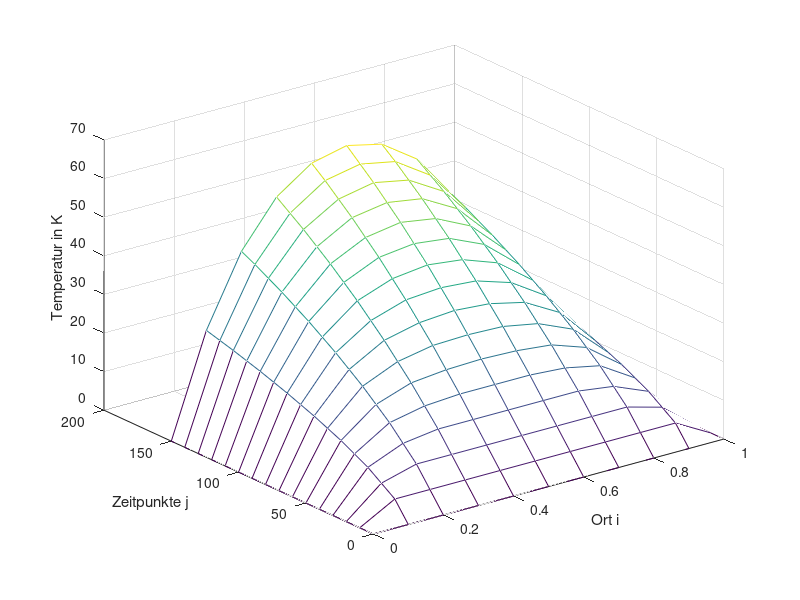

Write the MATLAB code that produced this figure.
dx = 0.1;
L = 1;
dt = 10;
tmax = 150;
Tstart = 0;
rho = 1;
c = 2;
K = 0.001;
alpha = (K * dt) / (rho * c * dx^2);
Q = 1;

T = zeros((tmax/dt)+1, (L/dx)+1);
T(1,:) = Tstart;

for j=1:(tmax/dt)
    %Ränder sollen immer 0 sein
    T(j, 1) = 0;
    T(j, (L/dx)+1) = 0;

    for i=2:(L/dx)
        T(j+1, i) = dt / (rho * c) * Q + alpha * (T(j, i+1) + T(j, i-1)) + (1 - 2* alpha) * T(j, i);
    end
end

%Damit das mesh am Ende nicht die Arrayindizes an den Achsen hat
[X, Y] = meshgrid(0:dx:L, 0:dt:tmax);


mesh(X,Y,T)
ylabel('Zeitpunkte j')
xlabel('Ort i')
zlabel('Temperatur in K')